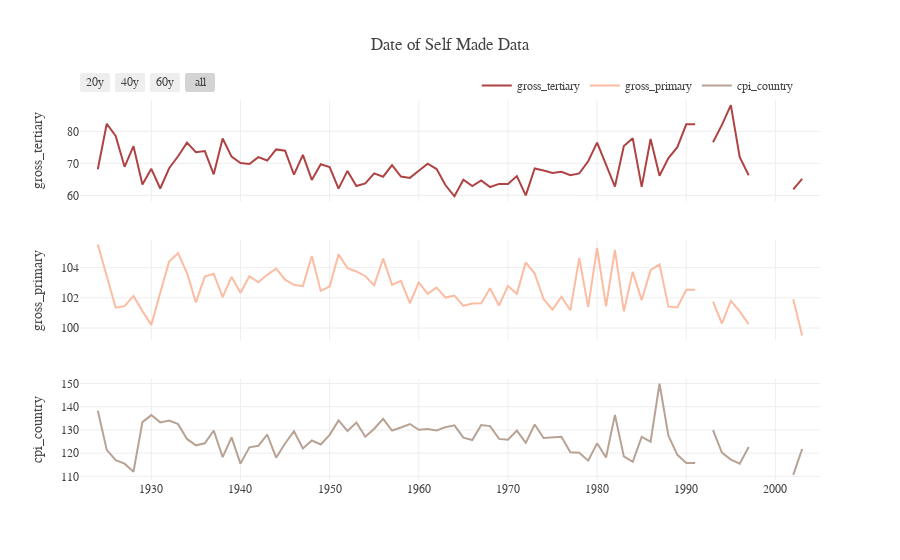

Notebook source saved alongside this figure:
### Code cell
groupbby_year=df[['birthDate','gross_tertiary_education_enrollment','gross_primary_education_enrollment_country',
                  'cpi_country']].groupby([pd.Grouper(key='birthDate',freq='Y')]).mean()

fig = make_subplots(rows=3, cols=1, shared_xaxes=True)

# pass the graph objects to the add trace method, assign a series to x and y parameters of graph objects.
fig.add_trace(go.Scatter(x=groupbby_year.index, y=groupbby_year.gross_tertiary_education_enrollment, mode='lines',
                         line_color='#AF4343' ,name='gross_tertiary'),row=1,col=1)
fig.add_trace(go.Scatter(x=groupbby_year.index, y=groupbby_year.gross_primary_education_enrollment_country,mode='lines',
                         line_color='#fcbca2',name='gross_primary'),row=2,col=1)
fig.add_trace(go.Scatter(x=groupbby_year.index, y=groupbby_year.cpi_country,  mode='lines',
                         name='cpi_country',line_color='#B7A294'),row=3,col=1)


fig.update_xaxes(rangeslider_visible=False,
                 rangeselector=dict(
                     buttons=list([
                         dict(count=20, label="20y", step="year", stepmode="backward"),
                         dict(count=40, label="40y", step="year", stepmode="backward"),
                         dict(count=60, label="60y", step="year", stepmode="backward"),
                         dict(step="all")])),
                 row=1,col=1)

temp = dict(layout=go.Layout(font=dict(family="Franklin Gothic", size=12)))
fig.update_traces(marker=dict(line=dict(width=1, color='#000000')))
fig.update_layout(title="Date of Self Made Data",
                  yaxis1_title='gross_tertiary', 
                  yaxis2_title='gross_primary',
                  yaxis3_title='cpi_country',
                  showlegend=True, template=temp, 
                  legend=dict(orientation="h", yanchor="bottom", y=1, xanchor="right", x=.97),
                  barmode='group', bargap=.15)
fig.show()
